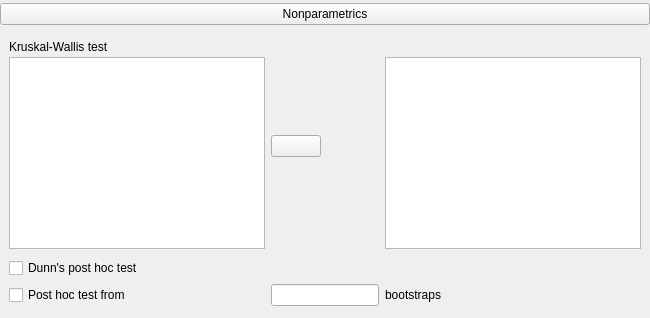
    <widget class="QWidget" name="groupKruskal" native="true">
     <property name="minimumSize">
      <size>
       <width>0</width>
       <height>0</height>
      </size>
     </property>
     <layout class="QGridLayout" name="gridLayout_34">
      <property name="leftMargin">
       <number>0</number>
      </property>
      <property name="topMargin">
       <number>3</number>
      </property>
      <property name="rightMargin">
       <number>0</number>
      </property>
      <property name="bottomMargin">
       <number>3</number>
      </property>
      <item row="4" column="0">
       <widget class="QWidget" name="containerKruskal" native="true">
        <property name="minimumSize">
         <size>
          <width>0</width>
          <height>200</height>
         </size>
        </property>
        <layout class="QGridLayout" name="gridLayout_7">
         <item row="3" column="0">
          <widget class="BoundCheckBox" name="postHocTestBootstrapping">
           <property name="text">
            <string>Post hoc test from</string>
           </property>
          </widget>
         </item>
         <item row="0" column="2">
          <widget class="QWidget" name="widget_27" native="true">
           <layout class="QGridLayout" name="gridLayout_36">
            <property name="leftMargin">
             <number>0</number>
            </property>
            <property name="topMargin">
             <number>0</number>
            </property>
            <property name="rightMargin">
             <number>0</number>
            </property>
            <property name="bottomMargin">
             <number>3</number>
            </property>
            <property name="horizontalSpacing">
             <number>0</number>
            </property>
            <property name="verticalSpacing">
             <number>3</number>
            </property>
            <item row="0" column="0">
             <widget class="QLabel" name="label_19">
              <property name="sizePolicy">
               <sizepolicy hsizetype="Fixed" vsizetype="Fixed">
                <horstretch>0</horstretch>
                <verstretch>0</verstretch>
               </sizepolicy>
              </property>
              <property name="text">
               <string/>
              </property>
             </widget>
            </item>
            <item row="1" column="0">
             <widget class="BoundListView" name="kruskalVariablesAssigned">
              <property name="sizePolicy">
               <sizepolicy hsizetype="Expanding" vsizetype="Expanding">
                <horstretch>0</horstretch>
                <verstretch>0</verstretch>
               </sizepolicy>
              </property>
              <property name="maximumSize">
               <size>
                <width>16777215</width>
                <height>16777215</height>
               </size>
              </property>
             </widget>
            </item>
           </layout>
          </widget>
         </item>
         <item row="0" column="0">
          <widget class="QWidget" name="widget_25" native="true">
           <layout class="QGridLayout" name="gridLayout_35">
            <property name="leftMargin">
             <number>0</number>
            </property>
            <property name="topMargin">
             <number>0</number>
            </property>
            <property name="rightMargin">
             <number>0</number>
            </property>
            <property name="bottomMargin">
             <number>3</number>
            </property>
            <property name="horizontalSpacing">
             <number>0</number>
            </property>
            <property name="verticalSpacing">
             <number>3</number>
            </property>
            <item row="0" column="0">
             <widget class="QLabel" name="label_18">
              <property name="sizePolicy">
               <sizepolicy hsizetype="Fixed" vsizetype="Fixed">
                <horstretch>0</horstretch>
                <verstretch>0</verstretch>
               </sizepolicy>
              </property>
              <property name="text">
               <string>Kruskal-Wallis test</string>
              </property>
             </widget>
            </item>
            <item row="1" column="0">
             <widget class="AvailableFieldsListView" name="kruskalVariables">
              <property name="sizePolicy">
               <sizepolicy hsizetype="Expanding" vsizetype="Expanding">
                <horstretch>0</horstretch>
                <verstretch>0</verstretch>
               </sizepolicy>
              </property>
              <property name="maximumSize">
               <size>
                <width>16777215</width>
                <height>16777215</height>
               </size>
              </property>
             </widget>
            </item>
           </layout>
          </widget>
         </item>
         <item row="0" column="1">
          <widget class="AssignButton" name="buttonAssignKruskal">
           <property name="sizePolicy">
            <sizepolicy hsizetype="Fixed" vsizetype="Fixed">
             <horstretch>0</horstretch>
             <verstretch>0</verstretch>
            </sizepolicy>
           </property>
           <property name="minimumSize">
            <size>
             <width>50</width>
             <height>0</height>
            </size>
           </property>
           <property name="maximumSize">
            <size>
             <width>50</width>
             <height>16777215</height>
            </size>
           </property>
           <property name="text">
            <string/>
           </property>
          </widget>
         </item>
         <item row="2" column="0">
          <widget class="BoundCheckBox" name="dunnTest">
           <property name="text">
            <string>Dunn's post hoc test</string>
           </property>
          </widget>
         </item>
         <item row="3" column="1">
          <widget class="BoundTextBox" name="postHocTestBootstrappingReplicates"/>
         </item>
         <item row="3" column="2">
          <widget class="QLabel" name="label_21">
           <property name="text">
            <string>bootstraps</string>
           </property>
          </widget>
         </item>
        </layout>
       </widget>
      </item>
      <item row="1" column="0">
       <widget class="ExpanderButton" name="expanderOptionsKruskal">
        <property name="sizePolicy">
         <sizepolicy hsizetype="Expanding" vsizetype="Fixed">
          <horstretch>0</horstretch>
          <verstretch>0</verstretch>
         </sizepolicy>
        </property>
        <property name="text">
         <string>Nonparametrics</string>
        </property>
       </widget>
      </item>
     </layout>
    </widget>
